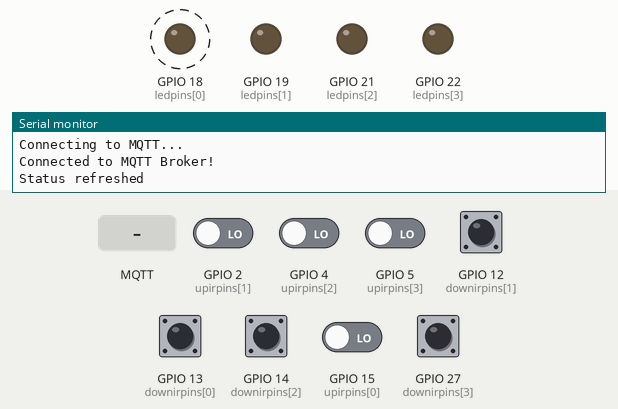
The sketch below on a simulated ESP32. Shown: output pins drawn as LEDs (lit = HIGH), the last lines printed to the serial monitor. Dashed ring = blinking. The inputs (shaded band) are chosen by the test bench; at power-on: GPIO 2 (upirpins[1]), GPIO 4 (upirpins[2]), GPIO 5 (upirpins[3]), GPIO 12 (downirpins[1]), GPIO 13 (downirpins[0]), GPIO 14 (downirpins[2]), GPIO 15 (upirpins[0]), GPIO 27 (downirpins[3]) LOW. WiFi joins after 1.5 s; servers stay silent unless stated; no MQTT or app messages arrive unless stated.

Above: at 2.45 s.
2.8 s: MQTT message "5" arrives on the first subscribed topic
At 4.3 s:
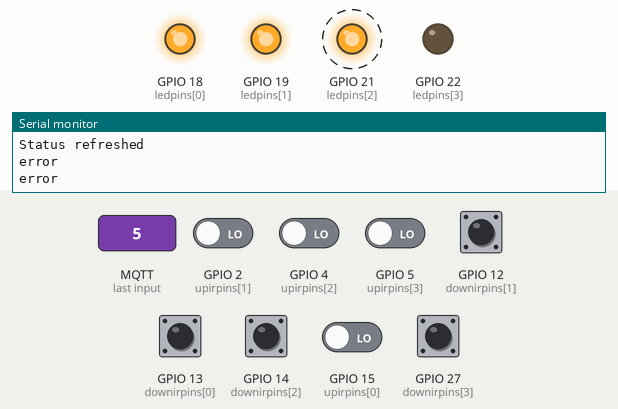
6.4 s: GPIO 2 (upirpins[1]) driven HIGH
At 6.6 s:
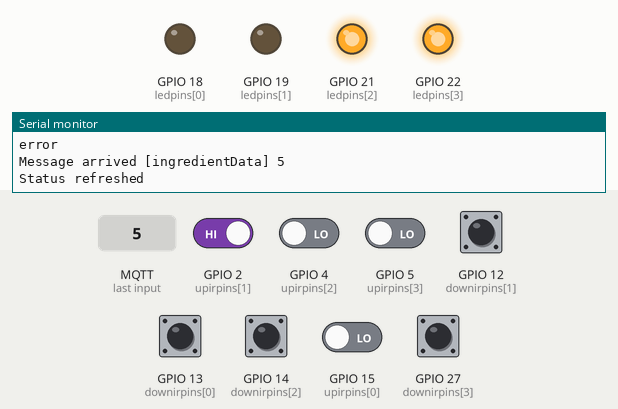
9.9 s: GPIO 4 (upirpins[2]) driven HIGH
At 11.11 s:
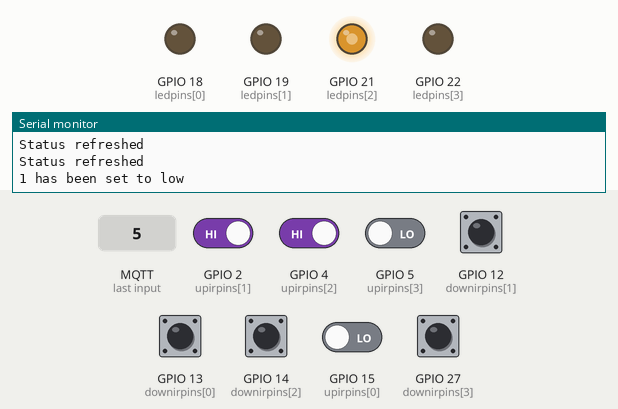
13.4 s: GPIO 5 (upirpins[3]) driven HIGH
At 14.03 s:
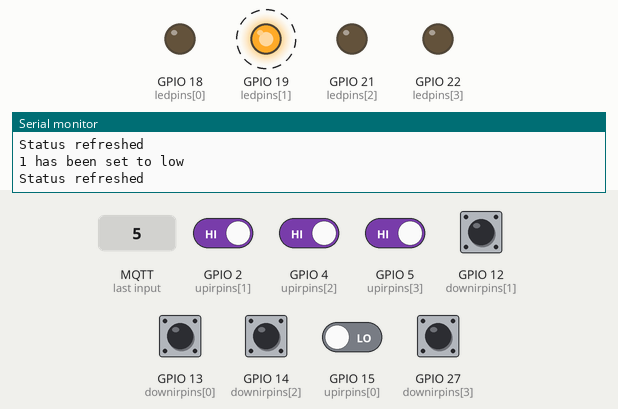
16.9 s: GPIO 14 (downirpins[2]) pulled HIGH for 2.15 s
20.7 s: GPIO 15 (upirpins[0]) driven HIGH
Timing chart, 0 to 27.3 s (numbered marks = the images above; inputs shaded):
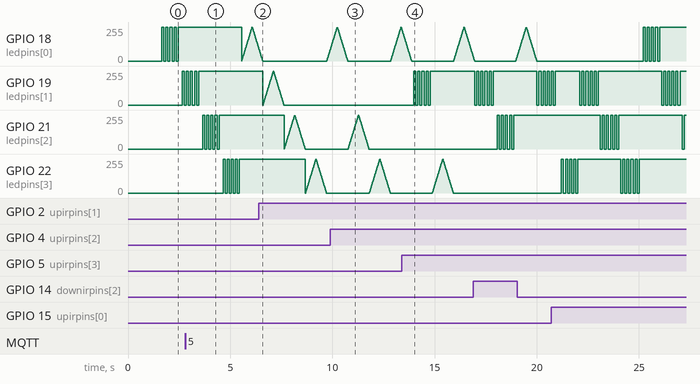

The sketch:

InventoryManagement.ino
```cpp
/*
  IoT Club - ISTC Workshop
  Controlling LED with MQTT

  This code demonstrates how to publish data to a specific MQTT topic.
*/

#include <WiFi.h>
#include <PubSubClient.h>
#include <DHT.h>

// Update these with your Wi-Fi credentials
const char* ssid = "ConForNode1";
const char* password = "12345678";

// MQTT Broker settings
const char* mqtt_server = "ec2-44-204-194-140.compute-1.amazonaws.com";
const int mqtt_port = 1883;

#define error 0
#define serverRequest 1
#define defaultReq 2

#define highStatus 1
#define lowStatus 0

const int upirpins[4] = {15, 2, 4, 5};
const int downirpins[4] = {13, 12, 14, 27};
bool upStatus[4] = {0, 0, 0, 0};
bool downStatus[4] = {0, 0, 0, 0};
const int ledpins[4] = {18, 19, 21, 22};
bool status[4] = {0, 0, 0, 0};

WiFiClient espClient;
PubSubClient client(espClient);
void connectToMQTT() {
  while (!client.connected()) {
    Serial.println("Connecting to MQTT...");

    if (client.connect("ESP32Client")) {
      Serial.println("Connected to MQTT Broker!");
      client.subscribe("ingredientData");
    } else {
      Serial.print("Failed with state ");
      Serial.print(client.state());
      delay(2000);
    }
  }
}

void callback(char* topic, byte* payload, unsigned int length) {
  String message;
  for (unsigned int i = 0; i < length; i++) {
    message += (char)payload[i];
  }
  Serial.printf("Message arrived [%s] %s\n", topic, message.c_str());

  int receivedStatus = message.toInt();
  for (int i = 0; i < 4; i++) {
    status[i] = receivedStatus;
  }
}

void ledIndicator(int pinNo, int stat) {
  bool temp = 0;
  if (stat == error) {
    for (int i = 0; i < 10; i++) {
      digitalWrite(pinNo, temp);
      temp = !temp;
      delay(100);
    }
  } else if (stat == serverRequest) {
    for (int i = 0; i <= 255; i += 5) {
      analogWrite(pinNo, i);
      delay(10);
    }
    for (int i = 255; i >= 0; i -= 5) {
      analogWrite(pinNo, i);
      delay(10);
    }
  } else if (stat == defaultReq) {
    digitalWrite(pinNo, HIGH);
    delay(100);
  }
}

void refreshStatus() {
  for (int i = 0; i < 4; i++) {
    upStatus[i] = digitalRead(upirpins[i]);
    downStatus[i] = digitalRead(downirpins[i]);
  }
  Serial.println("Status refreshed");
}
void setup() {
  for (int i = 0; i < 4; i++) {
    pinMode(upirpins[i], INPUT);
    pinMode(downirpins[i], INPUT);
    pinMode(ledpins[i], OUTPUT);
  }

  Serial.begin(115200);
  WiFi.begin(ssid, password);
  while (WiFi.status() != WL_CONNECTED) {
    delay(500);
    Serial.println("Connecting to WiFi..");
  }
  Serial.println("Connected to the WiFi network");

  client.setServer(mqtt_server, mqtt_port);
  client.setCallback(callback);

  connectToMQTT();
}

void loop() {
  client.loop();
  refreshStatus();
  for (int k = 0; k < 4; k++) {
    if (status[k] == highStatus) {
      if (upStatus[k] == highStatus) {
        status[k] = lowStatus;
        Serial.printf("%d has been set to low\n", k);
      } else {
        ledIndicator(ledpins[k], serverRequest);
      }
    } else if (downStatus[k] == lowStatus) {
      ledIndicator(ledpins[k], error);
      Serial.println("error");
    } else {
      ledIndicator(ledpins[k], defaultReq);
      Serial.println("defaultReq");
    }
  }
}
```
